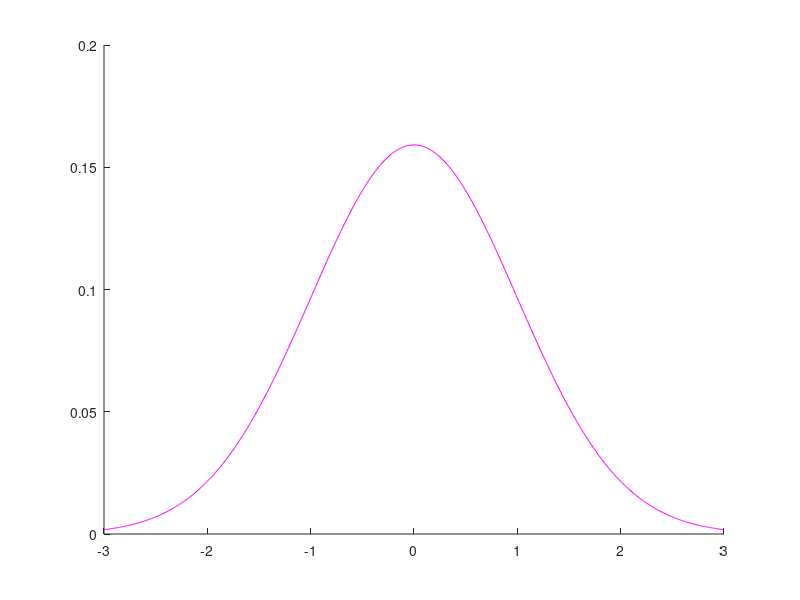
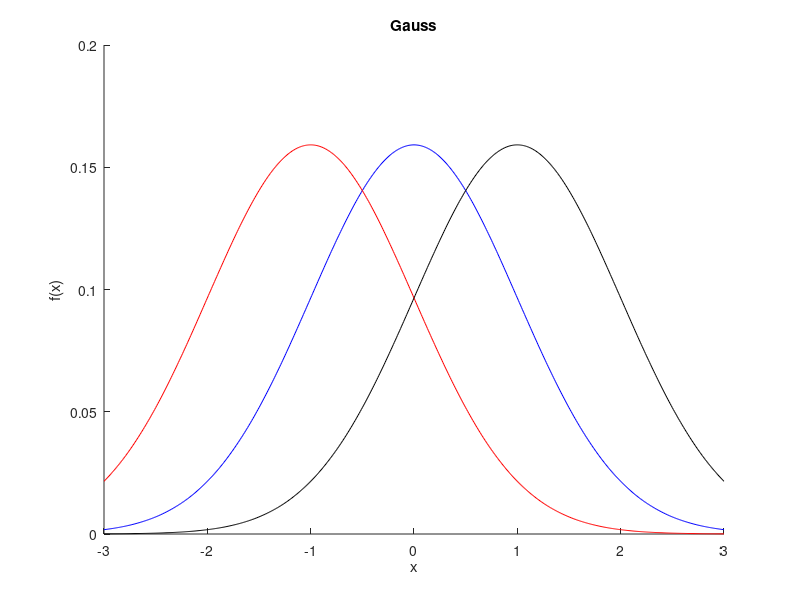
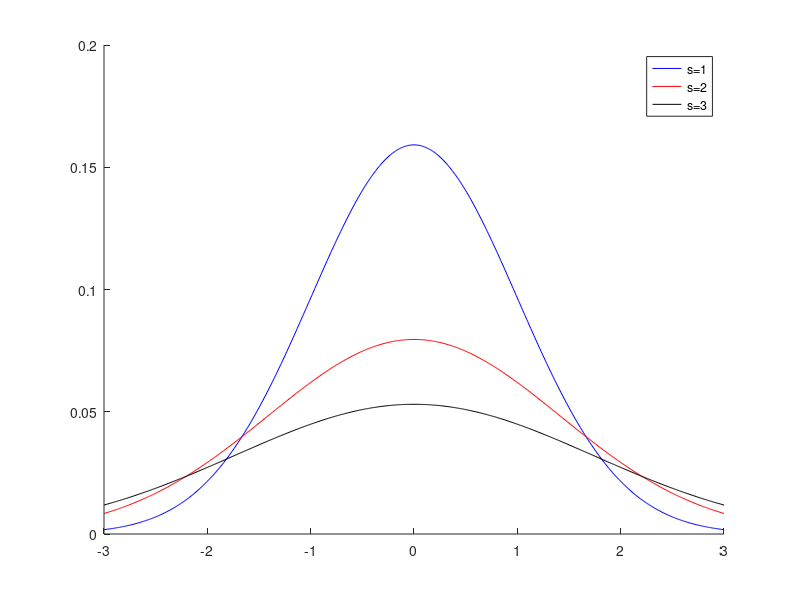

Recreate these plots in MATLAB, in order.
function Grafic2
close all
x=-3:0.01:3;
m=0;
s=1;
f=1/(2*pi*s)*exp(-(x-m).^2/(2*s));

figure(1)
hold on
plot(x,f,'color','m')

m1=-1;
m2=1;
f1=1/(2*pi*s)*exp(-(x-m1).^2/(2*s));
f2=1/(2*pi*s)*exp(-(x-m2).^2/(2*s));

figure(2)
hold on
plot(x,f,'b')
plot(x,f1,'r')
plot(x,f2,'k')
title('Gauss')
xlabel('x')
ylabel('f(x)')

s1=2;
s2=3;
f3=1/(2*pi*s1)*exp(-(x-m).^2/(2*s1));
f4=1/(2*pi*s2)*exp(-(x-m).^2/(2*s2));
figure(3)
hold on
plot(x,f,'b')
plot(x,f3,'r')
plot(x,f4,'k')
legend('s=1','s=2','s=3')
%s este varianta si se noteaza cu sigma patrat